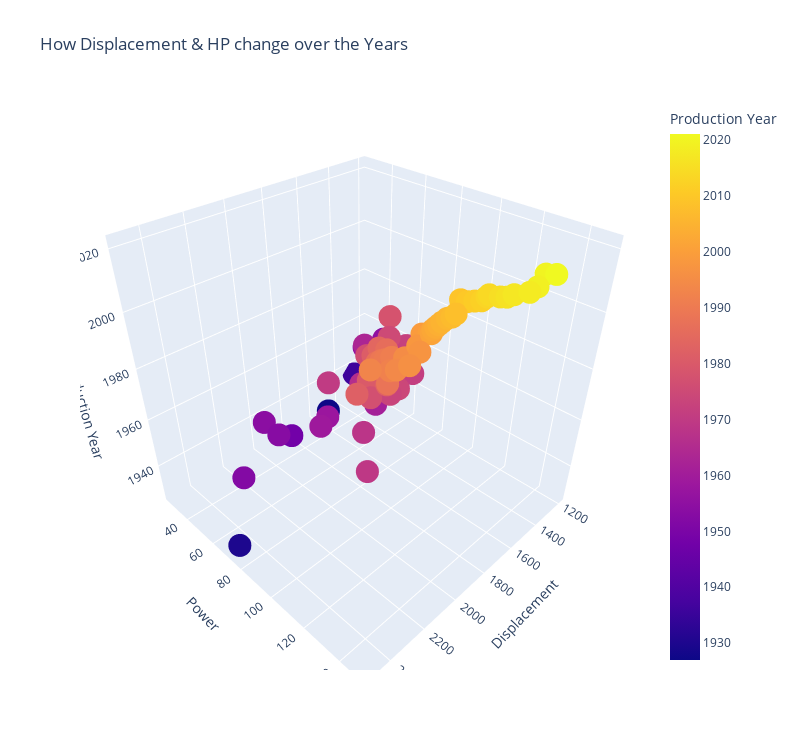

Notebook code cell kept with this figure:
### Code cell
# Visualizing How Displacement & HP change over the Years
fig = px.scatter_3d(dff2, x='Displacement_cm3', z='Production_year', y='Power_HP', 
color = 'Production_year', 
labels={ "Displacement_cm3": "Displacement", "Production_year": "Production Year", 
"Power_HP": "Power"},
title='How Displacement & HP change over the Years',width=800,height=750)
fig.update_layout(showlegend=True)
fig.show();

### Figure 1 — Plotly figure (JSON) as saved in the notebook; plotly's stock layout.template omitted (floating-point values rounded to 4 significant figures)
{"data": [{"hovertemplate": "Displacement=%{x}<br>Power=%{y}<br>Production Year=%{marker.color}<extra></extra>", "legendgroup": "", "marker": {"color": [1927, 1930, 1936, 1948, 1952, 1953, 1954, 1955, 1956, 1957, 1958, 1959, 1960, 1961, 1962, 1963, 1964, 1965, 1966, 1967, 1968, 1969, 1970, 1971, 1972, 1973, 1974, 1975, 1976, 1977, 1978, 1979, 1980, 1981, 1982, 1983, 1984, 1985, 1986, 1987, 1988, 1989, 1990, 1991, 1992, 1993, 1994, 1995, 1996, 1997, 1998, 1999, 2000, 2001, 2002, 2003, 2004, 2005, 2006, 2007, 2008, 2009, 2010, 2011, 2012, 2013, 2014, 2015, 2016, 2017, 2018, 2019, 2020, 2021], "coloraxis": "coloraxis", "symbol": "circle"}, "mode": "markers", "name": "", "scene": "scene", "showlegend": false, "type": "scatter3d", "x": [1525, 2500, 1288, 2030, 2400, 2120, 2120, 1200, 1354, 1647, 1928, 2008, 1613, 1743, 1706, 1446, 1661, 1694, 1744, 1724, 2011, 2180, 1898, 1589, 1448, 1807, 1767, 1501, 1706, 1938, 1406, 1661, 1898, 1763, 2027, 1910, 1748, 1900, 1767, 1881, 1974, 1890, 1889, 1874, 1963, 2027, 1973, 1904, 1947, 1866, 1855, 1795, 1792, 1804, 1796, 1793, 1789, 1785, 1767, 1767, 1758, 1680, 1695, 1693, 1695, 1679, 1682, 1690, 1697, 1687, 1657, 1626, 1546, 1548], "y": [29, 75, 26, 58, 70, 60, 50, 40, 40, 75, 72, 76, 71, 84, 72, 49, 83, 79, 75, 77, 102, 120, 70, 92, 76, 98, 99, 70, 75, 99, 62, 82, 94, 84, 100, 105, 86, 96, 92, 97, 111, 100, 102, 104, 111, 107, 115, 113, 119, 117, 115, 112, 115, 117, 117, 118, 119, 120, 121, 123, 124, 120, 124, 127, 130, 131, 132, 137, 140, 142, 146, 147, 145, 149], "z": [1927, 1930, 1936, 1948, 1952, 1953, 1954, 1955, 1956, 1957, 1958, 1959, 1960, 1961, 1962, 1963, 1964, 1965, 1966, 1967, 1968, 1969, 1970, 1971, 1972, 1973, 1974, 1975, 1976, 1977, 1978, 1979, 1980, 1981, 1982, 1983, 1984, 1985, 1986, 1987, 1988, 1989, 1990, 1991, 1992, 1993, 1994, 1995, 1996, 1997, 1998, 1999, 2000, 2001, 2002, 2003, 2004, 2005, 2006, 2007, 2008, 2009, 2010, 2011, 2012, 2013, 2014, 2015, 2016, 2017, 2018, 2019, 2020, 2021]}], "layout": {"coloraxis": {"colorbar": {"title": {"text": "Production Year"}}, "colorscale": [[0, "#0d0887"], [0.1111, "#46039f"], [0.2222, "#7201a8"], [0.3333, "#9c179e"], [0.4444, "#bd3786"], [0.5556, "#d8576b"], [0.6667, "#ed7953"], [0.7778, "#fb9f3a"], [0.8889, "#fdca26"], [1, "#f0f921"]]}, "height": 750, "legend": {"tracegroupgap": 0}, "scene": {"domain": {"x": [0, 1], "y": [0, 1]}, "xaxis": {"title": {"text": "Displacement"}}, "yaxis": {"title": {"text": "Power"}}, "zaxis": {"title": {"text": "Production Year"}}}, "showlegend": true, "title": {"text": "How Displacement & HP change over the Years"}, "width": 800}}
